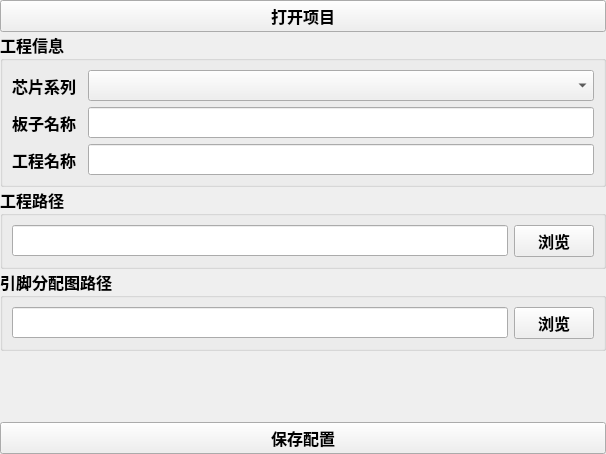
<?xml version="1.0" encoding="UTF-8"?>
<ui version="4.0">
 <class>ProjWidget</class>
 <widget class="QWidget" name="ProjWidget">
  <property name="geometry">
   <rect>
    <x>0</x>
    <y>0</y>
    <width>606</width>
    <height>454</height>
   </rect>
  </property>
  <property name="font">
   <font>
    <family>微软雅黑 Light</family>
    <pointsize>12</pointsize>
    <weight>75</weight>
    <bold>true</bold>
   </font>
  </property>
  <property name="windowTitle">
   <string>Form</string>
  </property>
  <layout class="QGridLayout" name="gridLayout_4">
   <property name="leftMargin">
    <number>0</number>
   </property>
   <property name="topMargin">
    <number>0</number>
   </property>
   <property name="rightMargin">
    <number>0</number>
   </property>
   <property name="bottomMargin">
    <number>0</number>
   </property>
   <property name="spacing">
    <number>0</number>
   </property>
   <item row="5" column="0" colspan="2">
    <widget class="QPushButton" name="pushButton_save">
     <property name="text">
      <string>保存配置</string>
     </property>
    </widget>
   </item>
   <item row="2" column="0" colspan="2">
    <widget class="QGroupBox" name="groupBox">
     <property name="title">
      <string>工程路径</string>
     </property>
     <layout class="QGridLayout" name="gridLayout">
      <item row="0" column="0">
       <widget class="QLineEdit" name="lineEdit_propath"/>
      </item>
      <item row="0" column="1">
       <widget class="QPushButton" name="pushButton_path">
        <property name="text">
         <string>浏览</string>
        </property>
       </widget>
      </item>
     </layout>
    </widget>
   </item>
   <item row="3" column="0" colspan="2">
    <widget class="QGroupBox" name="groupBox_2">
     <property name="title">
      <string>引脚分配图路径</string>
     </property>
     <layout class="QGridLayout" name="gridLayout_2">
      <item row="0" column="0">
       <widget class="QLineEdit" name="lineEdit_image">
        <property name="enabled">
         <bool>true</bool>
        </property>
        <property name="readOnly">
         <bool>true</bool>
        </property>
       </widget>
      </item>
      <item row="0" column="1">
       <widget class="QPushButton" name="pushButton_image">
        <property name="text">
         <string>浏览</string>
        </property>
       </widget>
      </item>
     </layout>
    </widget>
   </item>
   <item row="0" column="0" colspan="2">
    <widget class="QPushButton" name="pushButton_open">
     <property name="text">
      <string>打开项目</string>
     </property>
    </widget>
   </item>
   <item row="1" column="0" colspan="2">
    <widget class="QGroupBox" name="groupBox_3">
     <property name="title">
      <string>工程信息</string>
     </property>
     <layout class="QGridLayout" name="gridLayout_3">
      <item row="0" column="0">
       <widget class="QLabel" name="label">
        <property name="text">
         <string>芯片系列</string>
        </property>
       </widget>
      </item>
      <item row="1" column="0" colspan="2">
       <widget class="QLabel" name="label_2">
        <property name="text">
         <string>板子名称</string>
        </property>
       </widget>
      </item>
      <item row="1" column="2">
       <widget class="QLineEdit" name="lineEdit_boardname"/>
      </item>
      <item row="2" column="0">
       <widget class="QLabel" name="label_4">
        <property name="text">
         <string>工程名称</string>
        </property>
       </widget>
      </item>
      <item row="0" column="2">
       <widget class="QComboBox" name="comboBox_mcuserias"/>
      </item>
      <item row="2" column="2">
       <widget class="QLineEdit" name="lineEdit_proname"/>
      </item>
     </layout>
    </widget>
   </item>
   <item row="4" column="0" colspan="2">
    <spacer name="verticalSpacer">
     <property name="orientation">
      <enum>Qt::Vertical</enum>
     </property>
     <property name="sizeHint" stdset="0">
      <size>
       <width>20</width>
       <height>40</height>
      </size>
     </property>
    </spacer>
   </item>
  </layout>
 </widget>
 <resources/>
 <connections/>
</ui>
